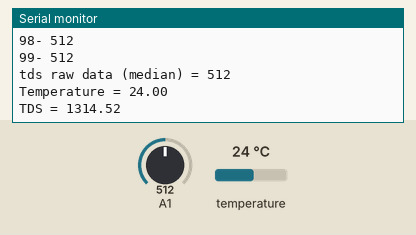
Recording of a sketch running on a simulated Arduino Uno, built with avr-gcc and run on an emulated ATmega328P. On the bench: the last lines printed to the serial monitor. The inputs (shaded band) are chosen by the test bench; at power-on: A1 = 512, temperature 24 °C.

Above: at 7.5 s.
7.6 s: A1 set to 988
At 8.5 s:
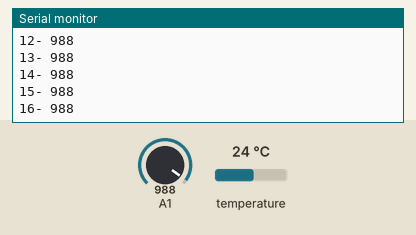
9.1 s: A1 set to 1010
At 9.9 s:
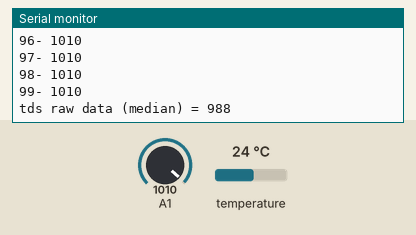
Timing chart, 0 to 11.6 s (numbered marks = the images above; inputs shaded):
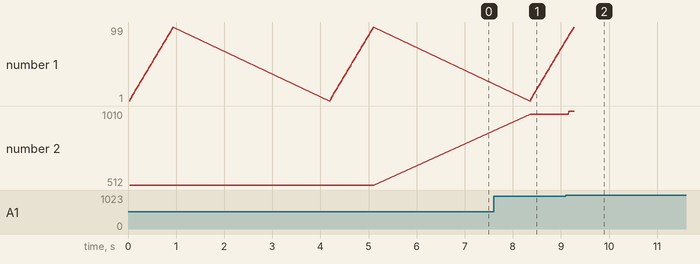

The sketch:

TDS_Sensor_Test.ino
```cpp
#include <OneWire.h> //2.3.7
#include <DallasTemperature.h> //3.9.0

const uint8_t numOfSamples = 100;
int tdsArray[numOfSamples];
const uint8_t tdsVccControlPin = 3;
const uint8_t tdsGndControlPin = 4;
const uint8_t ds18b20Pin = 2;
OneWire oneWire(ds18b20Pin);
DallasTemperature ds18b20(&oneWire);
float temperature = 0;

void Swap(int* num1,int* num2)
{
  int temp = *num1;
  *num1 = *num2;
  *num2 = temp;
}

void Sort(int arr[],int len)
{
  int i, j;
  for (i = 0; i < len - 1; i++)
  {
    for (j = 0; j < len - i - 1; j++)
    {
      if (arr[j] > arr[j + 1])
      {
        Swap(&arr[j],&arr[j + 1]);
      }
    }
  }
}

int GetMedian(int arr[],int len)
{
  int midIndex = 0;
  int median = 0;
  Sort(arr,len);
  if(len % 2 == 0)
  {
    midIndex = len / 2;
    median = (arr[midIndex] + arr[midIndex-1]) / 2;
  }
  else
  {
    midIndex = len / 2;
    median = arr[midIndex];
  }
  return median;
}

void setup()
{
  // put your setup code here, to run once:
  Serial.begin(9600);
  ds18b20.begin();
  pinMode(tdsVccControlPin,OUTPUT);
  pinMode(tdsGndControlPin,OUTPUT);
}

void loop()
{
  // put your main code here, to run repeatedly:
  digitalWrite(tdsVccControlPin,HIGH);
  digitalWrite(tdsGndControlPin,HIGH);
  Serial.print("Samples: ");
  for(int i = 0; i < numOfSamples; i++)
  {
    Serial.print(i);
    Serial.print("- ");
    tdsArray[i] = analogRead(A1);
    Serial.println(tdsArray[i]);
  }
  Serial.print("tds raw data (median) = ");
  int tdsRawData = GetMedian(tdsArray,numOfSamples);
  Serial.println(tdsRawData);
  float volt = (tdsRawData * 5.0) / 1024.0;

  ds18b20.requestTemperatures();
  temperature = ds18b20.getTempCByIndex(0);
  float compensationCoefficient = 1.0 + 0.02 * (temperature - 25.0);
  float compensationVoltage = volt / compensationCoefficient;
  float tds = (133.42*volt*volt*volt - 255.86*volt*volt + 857.39*volt)*0.5;

  Serial.print("Temperature = ");
  Serial.println(temperature);
  Serial.print("TDS = ");
  Serial.println(tds);
  delay(500);

  digitalWrite(tdsVccControlPin,LOW);
  digitalWrite(tdsGndControlPin,LOW);
  delay(2000);
}
```

Measured:
- the behaviour switches between 999 and 1000 on A1 (found by bisection; images 1 and 2)
